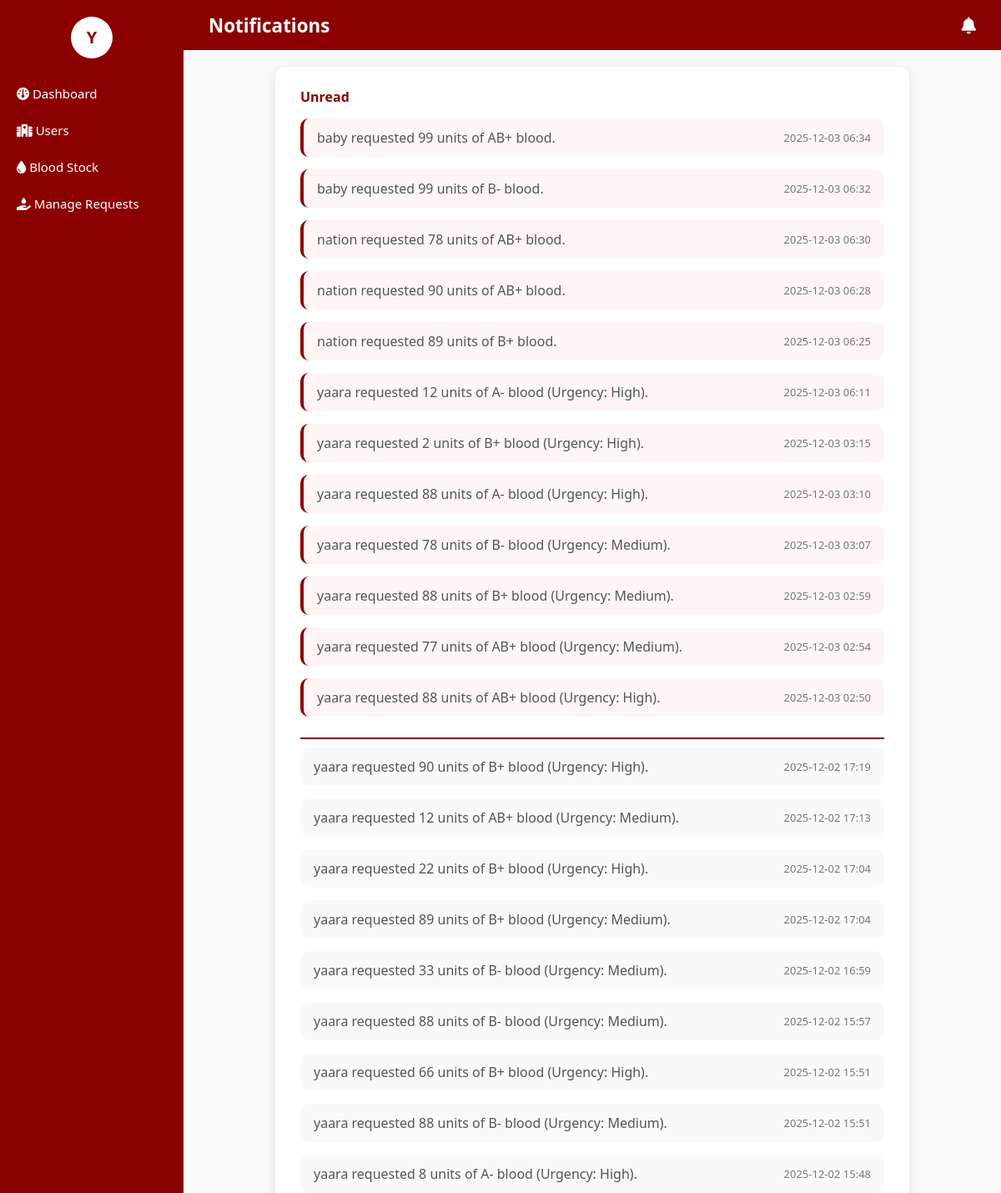
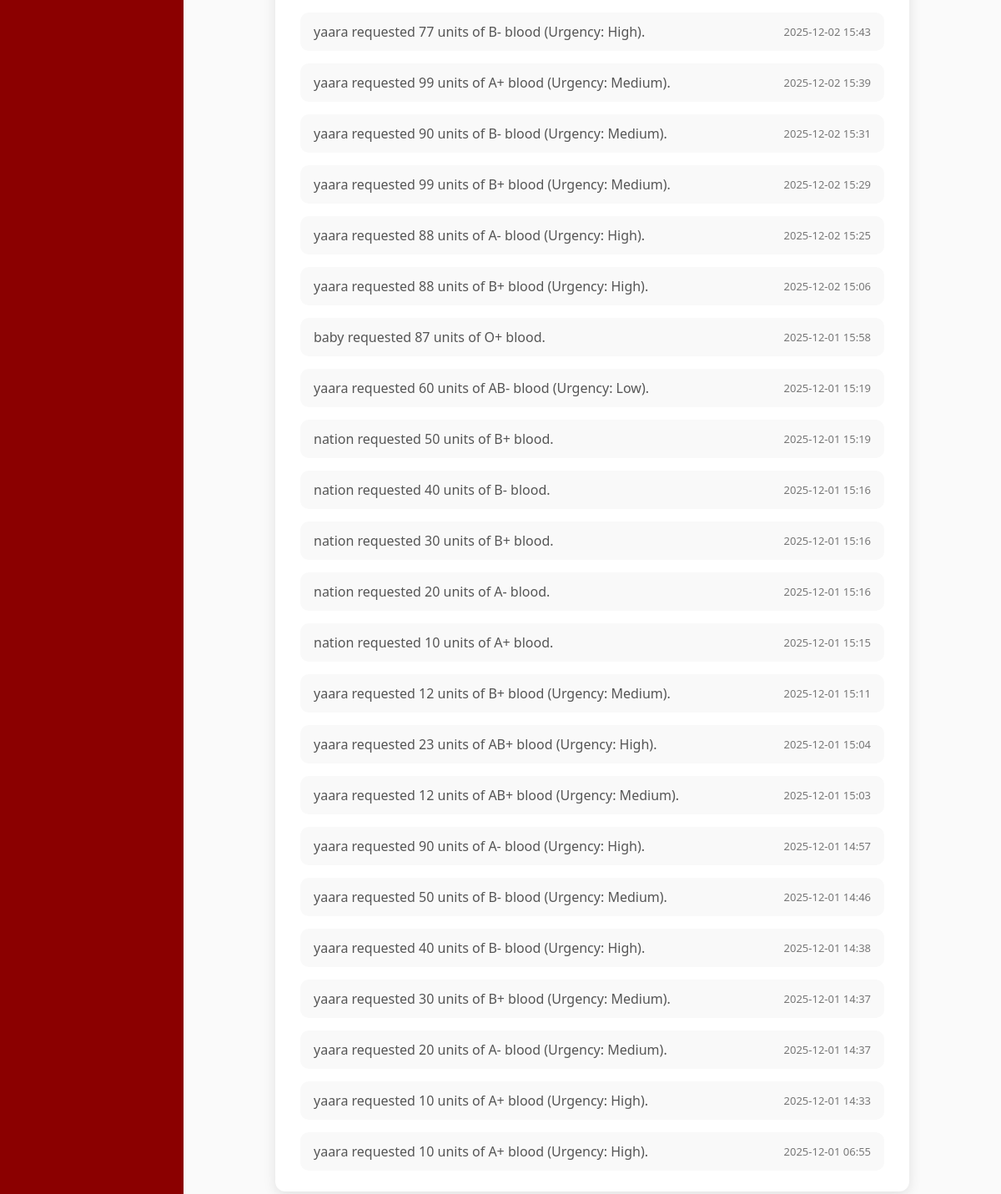
The app's page /dashboard/admin_notifications/ (signed in) with its own data (2 pictures, top to bottom).
### blood_bank_app/models.py (models this page shows, shortened)
class AdminNotification(models.Model):
    user = models.ForeignKey(User, on_delete=models.CASCADE, null=True, blank=True)
    message = models.TextField()
    created_at = models.DateTimeField(auto_now_add=True)
    is_read = models.BooleanField(default=False)

### blood_bank_app/views.py (the view)
# urls.py: path('dashboard/admin_notifications/', views.admin_notifications, name='admin_notifications'),
@login_required
def admin_notifications(request):
    notifications = AdminNotification.objects.all().order_by('-created_at')
    unread_notifications = notifications.filter(is_read=False)
    read_notifications = notifications.filter(is_read=True)
    context = {
        'unread_notifications': unread_notifications,
        'read_notifications': read_notifications,
        'unread_count': unread_notifications.count(),
    }
    return render(request, 'dashboard/admin_notifications.html', context)

### blood_bank_app/templates/dashboard/admin_notifications.html (shortened to what this page needs)
{% extends 'dashboard/admin_base.html' %}
{% block page_title %}Notifications{% endblock %}
{% block content_admin %}
<body data-mark-read-url="{% url 'admin_notifications_mark_read' %}">
<div class="notifications-wrapper">
    {% if unread_count > 0 %}
        <div class="unread-header">
             Unread
        </div>
    {% endif %}
    {% if unread_notifications %}
        <div class="notif-section">
            {% for notif in unread_notifications %}
            <div class="notif-item unread">
                <p class="notif-message">{{ notif.message }}</p>
                <span class="notif-time">{{ notif.created_at|date:"Y-m-d H:i" }}</span>
            </div>
            {% endfor %}
        </div>
        <hr class="notif-divider">
    {% endif %}
    {% if read_notifications %}
        <div class="notif-section read-section">
            {% for notif in read_notifications %}
            <div class="notif-item read">
                <p class="notif-message">{{ notif.message }}</p>
                <span class="notif-time">{{ notif.created_at|date:"Y-m-d H:i" }}</span>
            </div>
            {% endfor %}
        </div>
    {% else %}
        {% if not unread_notifications %}
        <p class="no-notif">No notifications yet.</p>
        {% endif %}
    {% endif %}
</div>
{% endblock %}

### blood_bank_app/templates/dashboard/admin_base.html (shortened to what this page needs)
{% load static %}
<!DOCTYPE html>
<html lang="en">
<head>
    <link rel="stylesheet" href="https://cdnjs.cloudflare.com/ajax/libs/font-awesome/6.5.0/css/all.min.css">
</head>
<body>
    <div class="sidebar">
        <div class="profile-container">
            <div class="profile-icon" onclick="toggleProfile()">
                {{ request.user.username|slice:":1"|upper }}
            </div>
        </div>
        <a href="{% url 'admin_dashboard' %}"><i class="fa-solid fa-gauge"></i> Dashboard</a>
        <a href="{% url 'users' %}"><i class="fa-solid fa-hospital"></i> Users</a>
        <a href="{% url 'blood_stock_dashboard' %}"><i class="fa-solid fa-droplet"></i> Blood Stock</a>
        <a href="{% url 'manage_requests' %}"><i class="fa-solid fa-hand-holding-droplet"></i> Manage Requests</a>
    </div>
    <div class="topbar">
        <span>{% block page_title %}Admin Dashboard{% endblock %}</span>
        <div class="topbar-icons">
            <a href="{% url 'admin_notifications' %}" class="notification-icon" title="Notifications">
                <i class="fa-solid fa-bell"></i>
            </a>
        </div>
    </div>
    <div class="main-content">
        {% block content_admin %}{% endblock %}
    </div>
</body>
</html>

### blood_bank_app/templates/dashboard/admin_base.html (style rules this page uses)
body, html { margin: 0; padding: 0; font-family: 'Segoe UI', sans-serif; background: #FAFAFA; }
.sidebar { width: 220px; background-color: #8B0000; color: white; position: fixed; top: 0; bottom: 0; left: 0; padding-top: 20px; z-index: 50; }
.sidebar a { display: block; color: white; text-decoration: none; padding: 12px 20px; font-size: 15px; }
.profile-container { text-align: center; margin-bottom: 20px; position: relative; }
.profile-icon { width: 50px; height: 50px; background-color: white; color: #8B0000; border-radius: 50%; font-weight: bold; line-height: 50px; margin: 0 auto; cursor: pointer; display: flex; align-items: center; justify-content: center; font-size: 20px; }
.topbar { position: fixed; left: 220px; right: 0; top: 0; height: 60px; background-color: #8B0000; color: #fff; display: flex; justify-content: space-between; align-items: center; padding: 0 30px; font-size: 1.4em; font-weight: 600; z-index: 90; }
.topbar-icons { display: flex; align-items: center; gap: 15px; }
.notification-icon { color: #fff; font-size: 20px; position: relative; transition: transform 0.2s; }
.main-content { margin-left: 220px; padding: 80px 40px 40px 40px; min-height: calc(100vh - 60px); }
p { text-align:center; color:#555; }

### blood_bank_app/templates/dashboard/admin_notifications.html (style rules this page uses)
.notifications-wrapper { max-width: 700px; margin: 0 auto; background: #fff; border-radius: 12px; padding: 25px 30px; box-shadow: 0 4px 15px rgba(0,0,0,0.1); }
.unread-header { font-size: 16px; font-weight: 600; color: #8B0000; margin-bottom: 15px; display: flex; align-items: center; gap: 8px; }
.notif-section { display: flex; flex-direction: column; gap: 15px; }
.notif-item { border-radius: 10px; padding: 12px 16px; transition: 0.2s; display: flex; justify-content: space-between; align-items: center; }
.notif-item.unread { background-color: #fff5f5; border-left: 4px solid #8B0000; }
.notif-item.read { background-color: #f9f9f9; color: #555; }
.notif-message { margin: 0; text-align: left; flex: 1; }
.notif-time { font-size: 13px; color: #777; white-space: nowrap; margin-left: 10px; }
.notif-divider { border: none; height: 2px; background-color: #8B0000; margin: 25px 0 10px 0; }

### records on screen
AdminNotification: message "baby requested 99 units of AB+ blood.", created_at "2025-12-03 06:34"
AdminNotification: message "baby requested 99 units of B- blood.", created_at "2025-12-03 06:32"
AdminNotification: message "nation requested 78 units of AB+ blood.", created_at "2025-12-03 06:30"
AdminNotification: message "nation requested 90 units of AB+ blood.", created_at "2025-12-03 06:28"
AdminNotification: message "nation requested 89 units of B+ blood.", created_at "2025-12-03 06:25"
AdminNotification: message "yaara requested 12 units of A- blood (Urgency: High).", created_at "2025-12-03 06:11"
AdminNotification: message "yaara requested 2 units of B+ blood (Urgency: High).", created_at "2025-12-03 03:15"
AdminNotification: message "yaara requested 88 units of A- blood (Urgency: High).", created_at "2025-12-03 03:10"
AdminNotification: message "yaara requested 78 units of B- blood (Urgency: Medium).", created_at "2025-12-03 03:07"
AdminNotification: message "yaara requested 88 units of B+ blood (Urgency: Medium).", created_at "2025-12-03 02:59"
AdminNotification: message "yaara requested 77 units of AB+ blood (Urgency: Medium).", created_at "2025-12-03 02:54"
AdminNotification: message "yaara requested 88 units of AB+ blood (Urgency: High).", created_at "2025-12-03 02:50"
AdminNotification: message "yaara requested 90 units of B+ blood (Urgency: High).", created_at "2025-12-02 17:19"
AdminNotification: message "yaara requested 12 units of AB+ blood (Urgency: Medium).", created_at "2025-12-02 17:13"
AdminNotification: message "yaara requested 22 units of B+ blood (Urgency: High).", created_at "2025-12-02 17:04"
AdminNotification: message "yaara requested 89 units of B+ blood (Urgency: Medium).", created_at "2025-12-02 17:04"
AdminNotification: message "yaara requested 33 units of B- blood (Urgency: Medium).", created_at "2025-12-02 16:59"
AdminNotification: message "yaara requested 88 units of B- blood (Urgency: Medium).", created_at "2025-12-02 15:57"
AdminNotification: message "yaara requested 66 units of B+ blood (Urgency: High).", created_at "2025-12-02 15:51"
AdminNotification: message "yaara requested 88 units of B- blood (Urgency: Medium).", created_at "2025-12-02 15:51"
AdminNotification: message "yaara requested 8 units of A- blood (Urgency: High).", created_at "2025-12-02 15:48"
AdminNotification: message "yaara requested 77 units of B- blood (Urgency: High).", created_at "2025-12-02 15:43"
AdminNotification: message "yaara requested 99 units of A+ blood (Urgency: Medium).", created_at "2025-12-02 15:39"
AdminNotification: message "yaara requested 90 units of B- blood (Urgency: Medium).", created_at "2025-12-02 15:31"
AdminNotification: message "yaara requested 99 units of B+ blood (Urgency: Medium).", created_at "2025-12-02 15:29"
AdminNotification: message "yaara requested 88 units of A- blood (Urgency: High).", created_at "2025-12-02 15:25"
AdminNotification: message "yaara requested 88 units of B+ blood (Urgency: High).", created_at "2025-12-02 15:06"
AdminNotification: message "baby requested 87 units of O+ blood.", created_at "2025-12-01 15:58"
AdminNotification: message "yaara requested 60 units of AB- blood (Urgency: Low).", created_at "2025-12-01 15:19"
AdminNotification: message "nation requested 50 units of B+ blood.", created_at "2025-12-01 15:19"
AdminNotification: message "nation requested 40 units of B- blood.", created_at "2025-12-01 15:16"
AdminNotification: message "nation requested 30 units of B+ blood.", created_at "2025-12-01 15:16"
AdminNotification: message "nation requested 20 units of A- blood.", created_at "2025-12-01 15:16"
AdminNotification: message "nation requested 10 units of A+ blood.", created_at "2025-12-01 15:15"
AdminNotification: message "yaara requested 12 units of B+ blood (Urgency: Medium).", created_at "2025-12-01 15:11"
AdminNotification: message "yaara requested 23 units of AB+ blood (Urgency: High).", created_at "2025-12-01 15:04"
AdminNotification: message "yaara requested 12 units of AB+ blood (Urgency: Medium).", created_at "2025-12-01 15:03"
AdminNotification: message "yaara requested 90 units of A- blood (Urgency: High).", created_at "2025-12-01 14:57"
AdminNotification: message "yaara requested 50 units of B- blood (Urgency: Medium).", created_at "2025-12-01 14:46"
AdminNotification: message "yaara requested 40 units of B- blood (Urgency: High).", created_at "2025-12-01 14:38"
AdminNotification: message "yaara requested 30 units of B+ blood (Urgency: Medium).", created_at "2025-12-01 14:37"
AdminNotification: message "yaara requested 20 units of A- blood (Urgency: Medium).", created_at "2025-12-01 14:37"
AdminNotification: message "yaara requested 10 units of A+ blood (Urgency: High).", created_at "2025-12-01 14:33"
AdminNotification: message "yaara requested 10 units of A+ blood (Urgency: High).", created_at "2025-12-01 06:55"

### other values on screen
{{ request.user.username|slice:":1"|upper }} "Y"
